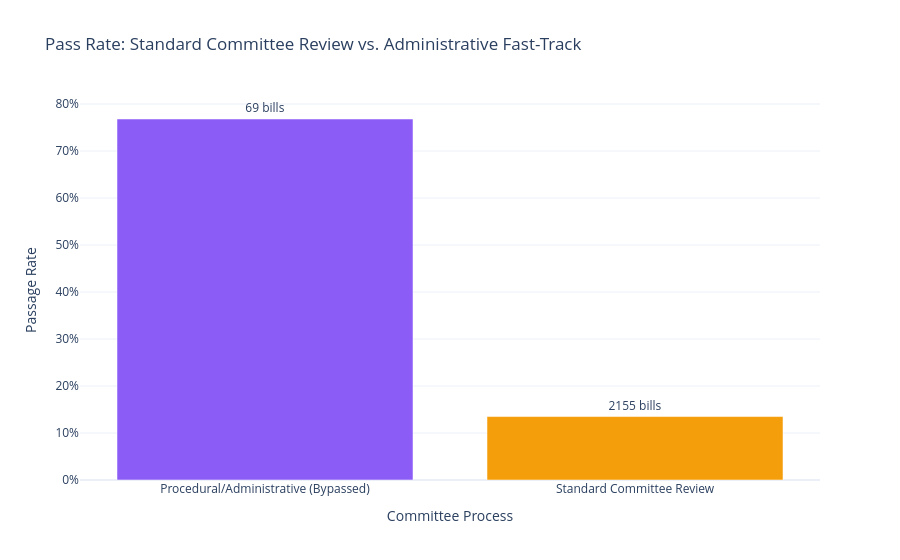

This figure's notebook cell:
### Markdown cell above
## 3. The "Committee Count" Paradox

It appears that bills that bypass committees completely have a high pass rate. However, these are often procedural resolutions (e.g. "Electing officers of the House" or "fixing the hour of daily meeting"). They bypass committees because they are internal administrative housekeeping.

### Code cell
fasttrack_stats = df.groupby('bypassed_committee_str')['passed'].agg(['mean', 'count']).reset_index()

fig = px.bar(
    fasttrack_stats,
    x='bypassed_committee_str',
    y='mean',
    text='count',
    title="Pass Rate: Standard Committee Review vs. Administrative Fast-Track",
    labels={"mean": "Passage Rate", "bypassed_committee_str": "Committee Process"},
    color="bypassed_committee_str",
    color_discrete_sequence=["#8b5cf6", "#f59e0b"]
)
fig.update_traces(texttemplate='%{text} bills', textposition='outside')
fig.update_layout(yaxis_tickformat='.0%', showlegend=False)
fig.show()

### Figure 1 — Plotly figure (JSON) as saved in the notebook; plotly's stock layout.template omitted (floating-point values rounded to 4 significant figures)
{"data": [{"hovertemplate": "Committee Process=%{x}<br>Passage Rate=%{y}<br>count=%{text}<extra></extra>", "legendgroup": "Procedural/Administrative (Bypassed)", "marker": {"color": "#8b5cf6", "pattern": {"shape": ""}}, "name": "Procedural/Administrative (Bypassed)", "orientation": "v", "showlegend": true, "text": [69.0], "textposition": "outside", "texttemplate": "%{text} bills", "type": "bar", "x": ["Procedural/Administrative (Bypassed)"], "xaxis": "x", "y": [0.7681], "yaxis": "y"}, {"hovertemplate": "Committee Process=%{x}<br>Passage Rate=%{y}<br>count=%{text}<extra></extra>", "legendgroup": "Standard Committee Review", "marker": {"color": "#f59e0b", "pattern": {"shape": ""}}, "name": "Standard Committee Review", "orientation": "v", "showlegend": true, "text": [2155.0], "textposition": "outside", "texttemplate": "%{text} bills", "type": "bar", "x": ["Standard Committee Review"], "xaxis": "x", "y": [0.135], "yaxis": "y"}], "layout": {"barmode": "relative", "legend": {"title": {"text": "Committee Process"}, "tracegroupgap": 0}, "showlegend": false, "title": {"text": "Pass Rate: Standard Committee Review vs. Administrative Fast-Track"}, "xaxis": {"anchor": "y", "categoryarray": ["Procedural/Administrative (Bypassed)", "Standard Committee Review"], "categoryorder": "array", "domain": [0, 1], "title": {"text": "Committee Process"}}, "yaxis": {"anchor": "x", "domain": [0, 1], "tickformat": ".0%", "title": {"text": "Passage Rate"}}}}
